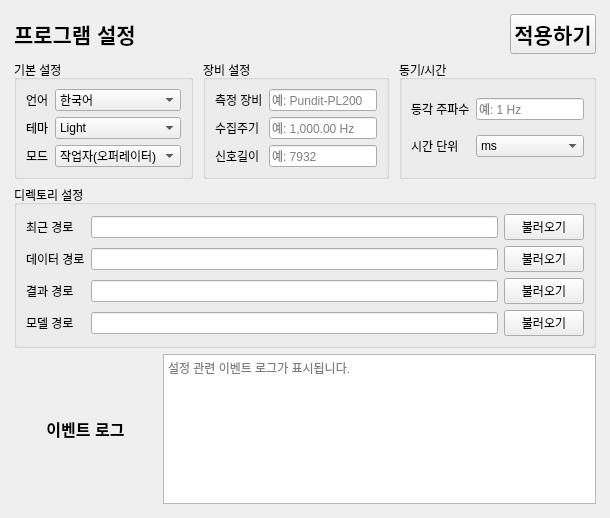
           <widget class="QWidget" name="page_settings">
            <layout class="QVBoxLayout" name="settingsPageLayout">
             <property name="spacing">
              <number>10</number>
             </property>
             <property name="leftMargin">
              <number>0</number>
             </property>
             <property name="topMargin">
              <number>0</number>
             </property>
             <property name="rightMargin">
              <number>0</number>
             </property>
             <property name="bottomMargin">
              <number>0</number>
             </property>
             <item>
              <widget class="QFrame" name="card">
               <layout class="QVBoxLayout" name="settingsCardLayout">
                <property name="leftMargin">
                 <number>14</number>
                </property>
                <property name="topMargin">
                 <number>14</number>
                </property>
                <property name="rightMargin">
                 <number>14</number>
                </property>
                <property name="bottomMargin">
                 <number>14</number>
                </property>
                <item>
                 <layout class="QHBoxLayout" name="settingsTopBar">
                  <item>
                   <widget class="QLabel" name="label_settings_title">
                    <property name="font">
                     <font>
                      <family>Segoe UI</family>
                      <pointsize>16</pointsize>
                      <weight>75</weight>
                      <bold>true</bold>
                     </font>
                    </property>
                    <property name="text">
                     <string>프로그램 설정</string>
                    </property>
                   </widget>
                  </item>
                  <item>
                   <spacer name="settingsTopSpacer">
                    <property name="orientation">
                     <enum>Qt::Horizontal</enum>
                    </property>
                    <property name="sizeHint" stdset="0">
                     <size>
                      <width>40</width>
                      <height>20</height>
                     </size>
                    </property>
                   </spacer>
                  </item>
                  <item>
                   <widget class="QPushButton" name="btn_settings_apply">
                    <property name="font">
                     <font>
                      <family>Segoe UI</family>
                      <pointsize>16</pointsize>
                      <weight>75</weight>
                      <bold>true</bold>
                     </font>
                    </property>
                    <property name="text">
                     <string>적용하기</string>
                    </property>
                    <property name="cssClass" stdset="0">
                     <string>primary</string>
                    </property>
                   </widget>
                  </item>
                 </layout>
                </item>
                <item>
                 <layout class="QHBoxLayout" name="settingsMainRow">
                  <property name="spacing">
                   <number>10</number>
                  </property>
                  <item>
                   <widget class="QGroupBox" name="gb_settings_basic">
                    <property name="title">
                     <string>기본 설정</string>
                    </property>
                    <layout class="QGridLayout" name="grid_settings_basic">
                     <item row="0" column="0">
                      <widget class="QLabel" name="label_settings_lang">
                       <property name="text">
                        <string>언어</string>
                       </property>
                      </widget>
                     </item>
                     <item row="0" column="1">
                      <widget class="QComboBox" name="cb_settings_lang">
                       <item>
                        <property name="text">
                         <string>한국어</string>
                        </property>
                       </item>
                       <item>
                        <property name="text">
                         <string>English</string>
                        </property>
                       </item>
                      </widget>
                     </item>
                     <item row="1" column="0">
                      <widget class="QLabel" name="label_settings_theme">
                       <property name="text">
                        <string>테마</string>
                       </property>
                      </widget>
                     </item>
                     <item row="1" column="1">
                      <widget class="QComboBox" name="cb_settings_theme">
                       <item>
                        <property name="text">
                         <string>Light</string>
                        </property>
                       </item>
                       <item>
                        <property name="text">
                         <string>Dark</string>
                        </property>
                       </item>
                      </widget>
                     </item>
                     <item row="2" column="0">
                      <widget class="QLabel" name="label_settings_mode">
                       <property name="text">
                        <string>모드</string>
                       </property>
                      </widget>
                     </item>
                     <item row="2" column="1">
                      <widget class="QComboBox" name="cb_settings_mode">
                       <item>
                        <property name="text">
                         <string>작업자(오퍼레이터)</string>
                        </property>
                       </item>
                       <item>
                        <property name="text">
                         <string>엔지니어</string>
                        </property>
                       </item>
                       <item>
                        <property name="text">
                         <string>관리자</string>
                        </property>
                       </item>
                      </widget>
                     </item>
                    </layout>
                   </widget>
                  </item>
                  <item>
                   <widget class="QGroupBox" name="gb_settings_device">
                    <property name="title">
                     <string>장비 설정</string>
                    </property>
                    <layout class="QGridLayout" name="grid_settings_device">
                     <item row="0" column="0">
                      <widget class="QLabel" name="label_settings_eq">
                       <property name="text">
                        <string>측정 장비</string>
                       </property>
                      </widget>
                     </item>
                     <item row="0" column="1">
                      <widget class="QLineEdit" name="le_settings_eq">
                       <property name="placeholderText">
                        <string>예: Pundit-PL200</string>
                       </property>
                      </widget>
                     </item>
                     <item row="1" column="0">
                      <widget class="QLabel" name="label_settings_sr">
                       <property name="text">
                        <string>수집주기</string>
                       </property>
                      </widget>
                     </item>
                     <item row="1" column="1">
                      <widget class="QLineEdit" name="le_settings_sr">
                       <property name="placeholderText">
                        <string>예: 1,000.00 Hz</string>
                       </property>
                      </widget>
                     </item>
                     <item row="2" column="0">
                      <widget class="QLabel" name="label_settings_channels">
                       <property name="text">
                        <string>신호길이</string>
                       </property>
                      </widget>
                     </item>
                     <item row="2" column="1">
                      <widget class="QLineEdit" name="le_settings_channels">
                       <property name="placeholderText">
                        <string>예: 7932</string>
                       </property>
                      </widget>
                     </item>
                    </layout>
                   </widget>
                  </item>
                  <item>
                   <widget class="QGroupBox" name="gb_settings_time">
                    <property name="title">
                     <string>동기/시간</string>
                    </property>
                    <layout class="QGridLayout" name="grid_settings_time">
                     <item row="0" column="0">
                      <widget class="QLabel" name="label_settings_timestamp">
                       <property name="text">
                        <string>등각 주파수</string>
                       </property>
                      </widget>
                     </item>
                     <item row="0" column="1">
                      <widget class="QLineEdit" name="le_settings_timestamp">
                       <property name="placeholderText">
                        <string>예: 1 Hz</string>
                       </property>
                      </widget>
                     </item>
                     <item row="1" column="0">
                      <widget class="QLabel" name="label_settings_timeunit">
                       <property name="text">
                        <string>시간 단위</string>
                       </property>
                      </widget>
                     </item>
                     <item row="1" column="1">
                      <widget class="QComboBox" name="cb_settings_timeunit">
                       <item>
                        <property name="text">
                         <string>ms</string>
                        </property>
                       </item>
                       <item>
                        <property name="text">
                         <string>us</string>
                        </property>
                       </item>
                       <item>
                        <property name="text">
                         <string>s</string>
                        </property>
                       </item>
                      </widget>
                     </item>
                    </layout>
                   </widget>
                  </item>
                 </layout>
                </item>
                <item>
                 <widget class="QGroupBox" name="gb_settings_dirs">
                  <property name="title">
                   <string>디렉토리 설정</string>
                  </property>
                  <layout class="QGridLayout" name="grid_settings_dirs">
                   <item row="0" column="0">
                    <widget class="QLabel" name="label_settings_recent_dir">
                     <property name="text">
                      <string>최근 경로</string>
                     </property>
                    </widget>
                   </item>
                   <item row="0" column="1">
                    <widget class="QLineEdit" name="le_settings_recent_dir"/>
                   </item>
                   <item row="0" column="2">
                    <widget class="QPushButton" name="btn_settings_recent_dir_browse">
                     <property name="text">
                      <string>불러오기</string>
                     </property>
                    </widget>
                   </item>
                   <item row="1" column="0">
                    <widget class="QLabel" name="label_settings_data_dir">
                     <property name="text">
                      <string>데이터 경로</string>
                     </property>
                    </widget>
                   </item>
                   <item row="1" column="1">
                    <widget class="QLineEdit" name="le_settings_data_dir"/>
                   </item>
                   <item row="1" column="2">
                    <widget class="QPushButton" name="btn_settings_data_dir_browse">
                     <property name="text">
                      <string>불러오기</string>
                     </property>
                    </widget>
                   </item>
                   <item row="2" column="0">
                    <widget class="QLabel" name="label_settings_result_dir">
                     <property name="text">
                      <string>결과 경로</string>
                     </property>
                    </widget>
                   </item>
                   <item row="2" column="1">
                    <widget class="QLineEdit" name="le_settings_result_dir"/>
                   </item>
                   <item row="2" column="2">
                    <widget class="QPushButton" name="btn_settings_result_dir_browse">
                     <property name="text">
                      <string>불러오기</string>
                     </property>
                    </widget>
                   </item>
                   <item row="3" column="0">
                    <widget class="QLabel" name="label_settings_model_dir">
                     <property name="text">
                      <string>모델 경로</string>
                     </property>
                    </widget>
                   </item>
                   <item row="3" column="1">
                    <widget class="QLineEdit" name="le_settings_model_dir"/>
                   </item>
                   <item row="3" column="2">
                    <widget class="QPushButton" name="btn_settings_model_dir_browse">
                     <property name="text">
                      <string>불러오기</string>
                     </property>
                    </widget>
                   </item>
                  </layout>
                 </widget>
                </item>
                <item>
                 <layout class="QHBoxLayout" name="settingsLogLayout">
                  <item>
                   <widget class="QLabel" name="label_eventlog_settings">
                    <property name="minimumSize">
                     <size>
                      <width>143</width>
                      <height>90</height>
                     </size>
                    </property>
                    <property name="maximumSize">
                     <size>
                      <width>16777215</width>
                      <height>150</height>
                     </size>
                    </property>
                    <property name="font">
                     <font>
                      <family>Segoe UI</family>
                      <pointsize>12</pointsize>
                      <weight>75</weight>
                      <bold>true</bold>
                     </font>
                    </property>
                    <property name="text">
                     <string>이벤트 로그</string>
                    </property>
                    <property name="alignment">
                     <set>Qt::AlignCenter</set>
                    </property>
                   </widget>
                  </item>
                  <item>
                   <widget class="QPlainTextEdit" name="text_log_settings">
                    <property name="minimumSize">
                     <size>
                      <width>0</width>
                      <height>90</height>
                     </size>
                    </property>
                    <property name="maximumSize">
                     <size>
                      <width>16777215</width>
                      <height>150</height>
                     </size>
                    </property>
                    <property name="readOnly">
                     <bool>true</bool>
                    </property>
                    <property name="placeholderText">
                     <string>설정 관련 이벤트 로그가 표시됩니다.</string>
                    </property>
                   </widget>
                  </item>
                 </layout>
                </item>
               </layout>
              </widget>
             </item>
            </layout>
           </widget>
